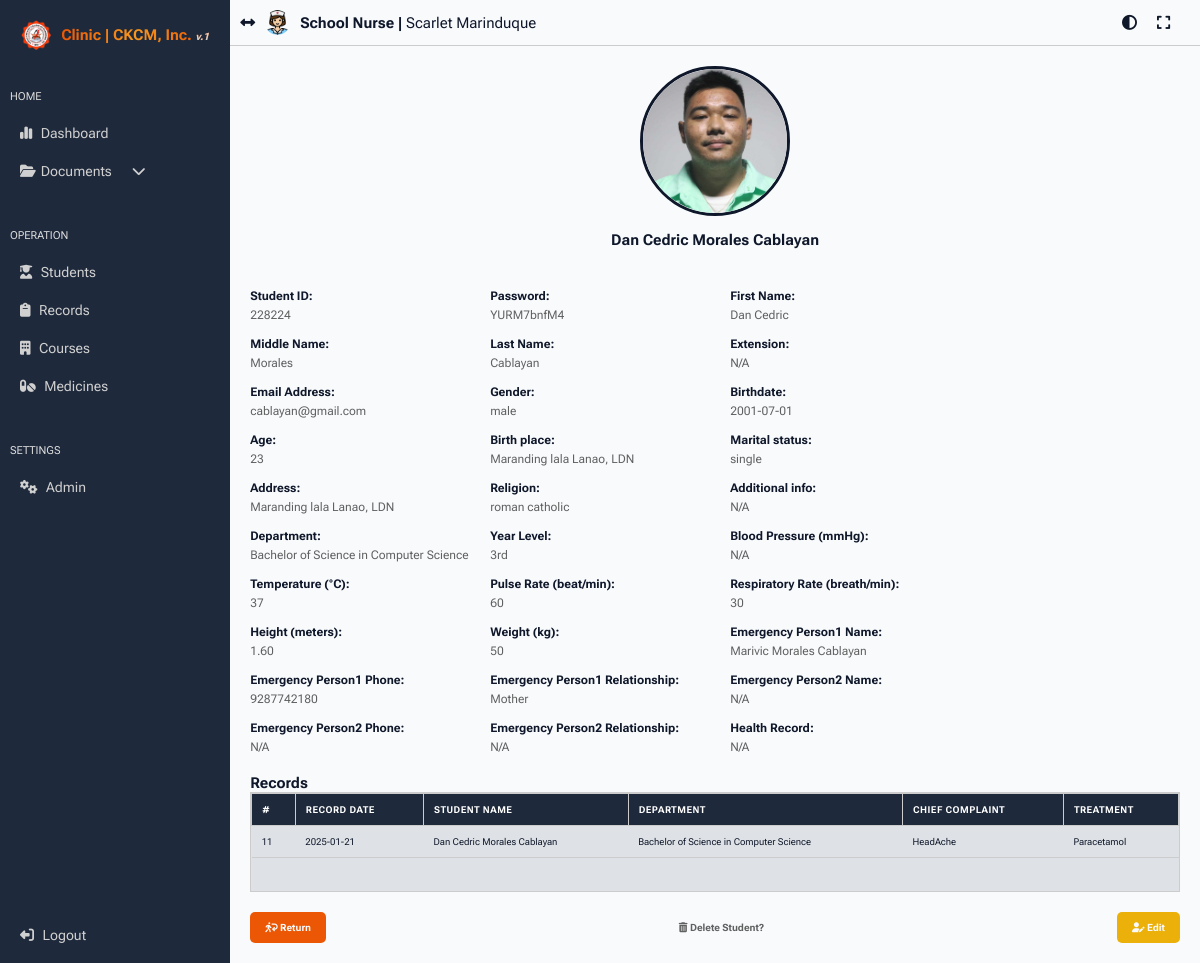
The page /admin/view_student.php?student_id=228224 (signed in) on the database as committed earlier.
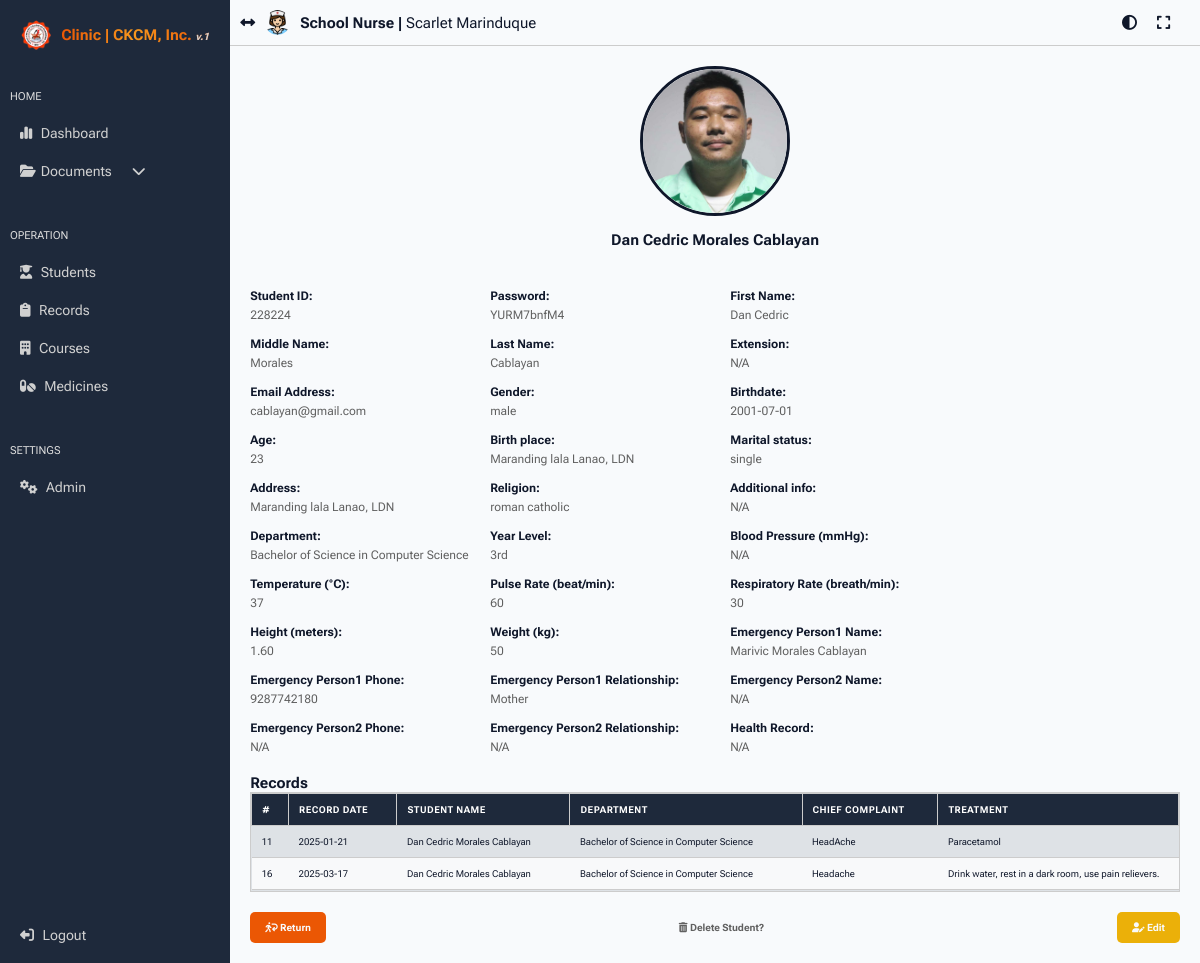
The same page on the database as committed later.
### tables this page shows
CREATE TABLE `student_tbl` (
  `user_id` int(11) NOT NULL,
  `student_id` bigint(255) NOT NULL,
  `password` text NOT NULL,
  `first_name` varchar(255) NOT NULL,
  `middle_name` varchar(255) NOT NULL,
  `last_name` varchar(255) NOT NULL,
  `extension` text NOT NULL,
  `email` text NOT NULL,
  `gender` varchar(50) NOT NULL,
  `birthdate` date NOT NULL,
  `age` int(255) NOT NULL,
  `birth_place` text NOT NULL,
  `marital_status` text NOT NULL,
  `address` text NOT NULL,
  `religion` text NOT NULL,
  `additional_info` text NOT NULL,
  `department` text NOT NULL,
  `year_level` text NOT NULL,
  `profile_picture` text NOT NULL,
  `blood_pressure` text NOT NULL,
  `temperature` text NOT NULL,
  `pulse_rate` text NOT NULL,
  `respiratory_rate` text NOT NULL,
  `height` text NOT NULL,
  `weight` text NOT NULL,
  `eperson1_name` text NOT NULL,
  `eperson1_phone` bigint(20) NOT NULL,
  `eperson1_relationship` text NOT NULL,
  `eperson2_name` text NOT NULL,
  `eperson2_phone` bigint(20) NOT NULL,
  `eperson2_relationship` text NOT NULL,
  `health_record` text NOT NULL,
  `datetime_recorded` datetime NOT NULL
);

CREATE TABLE `record_tbl` (
  `record_id` int(11) NOT NULL,
  `student_id` bigint(255) NOT NULL,
  `record_date` date NOT NULL,
  `record_time` time NOT NULL,
  `student_name` text NOT NULL,
  `student_department` text NOT NULL,
  `chief_complaint` text NOT NULL,
  `treatment` text NOT NULL,
  `medicine_taken` text NOT NULL
);

### admin/view_student.php (the view, shortened to what the changed rows need)
<?php
require '../config/db_connect.php';
$student_id = $_GET['student_id'];
$sql = "SELECT `user_id`, `student_id`, `password`, `first_name`, `middle_name`, `last_name`, `extension`,
               `email`, `gender`, `birthdate`, `age`, `birth_place`, `marital_status`, `address`,
               `religion`, `additional_info`, `department`, `year_level`, `profile_picture`,
               `blood_pressure`, `temperature`, `pulse_rate`, `respiratory_rate`, `height`,
               `weight`, `eperson1_name`, `eperson1_phone`, `eperson1_relationship`,
               `eperson2_name`, `eperson2_phone`, `eperson2_relationship`, `health_record`, `datetime_recorded`
        FROM `student_tbl`
        WHERE `student_id` = ?";
$stmt = $conn->prepare($sql);
$stmt->bind_param("s", $student_id);
$stmt->execute();
$result = $stmt->get_result();
$student = $result->fetch_assoc();
$full_name = $student['first_name'] . ' ' . $student['middle_name'] . ' ' . $student['last_name'] . ' ' . $student['extension'];
$profile_picture = $student['profile_picture'] ?: 'default_profile.png';
$record_sql = "SELECT `record_id`, `record_date`, `student_name`, `student_department`, `chief_complaint`, `treatment`
               FROM `record_tbl`
               WHERE `student_id` = ?";
$record_stmt = $conn->prepare($record_sql);
$record_stmt->bind_param("s", $student_id);
$record_stmt->execute();
$record_result = $record_stmt->get_result();
?>
<!DOCTYPE html>
<html lang="en">
<head>
    <link rel="stylesheet" href="../css/main.css?v=<?php echo time(); ?>">
</head>
<body>
    <?php include 'side_nav.php'; ?>
    <div class="main-content">
        <div class="details-container">
            <img src="../student_pic/<?php echo $profile_picture; ?>" alt="<?php echo $full_name; ?>">
            <h2><?php echo $full_name; ?></h2>
            <div class="info-container">
                <?php
                $exclude_keys = ['user_id', 'datetime_recorded', 'profile_picture'];
                $custom_labels = [
                    'student_id' => 'Student ID',
                    'first_name' => 'First Name',
                    'middle_name' => 'Middle Name',
                    'last_name' => 'Last Name',
                    'email' => 'Email Address',
                    'gender' => 'Gender',
                    'department' => 'Department',
                    'year_level' => 'Year Level',
                    'blood_pressure' => 'Blood Pressure (mmHg)',
                    'temperature' => 'Temperature (°C)',
                    'pulse_rate' => 'Pulse Rate (beat/min)',
                    'respiratory_rate' => 'Respiratory Rate (breath/min)',
                    'height' => 'Height (meters)',
                    'weight' => 'Weight (kg)',
                    'eperson1_name' => 'Emergency Person1 Name',
                    'eperson2_name' => 'Emergency Person2 Name',
                    'eperson1_phone' => 'Emergency Person1 Phone',
                    'eperson2_phone' => 'Emergency Person2 Phone',
                    'eperson1_relationship' => 'Emergency Person1 Relationship',
                    'eperson2_relationship' => 'Emergency Person2 Relationship',
                    'health_record' => 'Health Record',
                ];
                foreach ($student as $key => $value):
                    if (in_array($key, $exclude_keys)) {
                        continue;
                    }
                    $label = $custom_labels[$key] ?? ucfirst(str_replace("_", " ", $key));
                    $display_value = !empty($value) ? htmlspecialchars($value) : 'N/A';
                ?>
                    <div class="info">
                        <strong><?php echo htmlspecialchars($label); ?>:</strong>
                        <p><?php echo $display_value; ?></p>
                    </div>
                <?php endforeach; ?>
            </div>
            <div class="record-base-container">
                <h2>Records</h2>
                <div class="record-container">
                    <table>
                        <thead>
                            <tr>
                                <th>#</th>
                                <th>Record Date</th>
                                <th>Student Name</th>
                                <th>Department</th>
                                <th>Chief Complaint</th>
                                <th>Treatment</th>
                            </tr>
                        </thead>
                        <tbody>
                            <?php if ($record_result->num_rows > 0): ?>
                                <?php while ($record = $record_result->fetch_assoc()): ?>
                                    <tr>
                                        <td><?php echo htmlspecialchars($record['record_id']); ?></td>
                                        <td><?php echo htmlspecialchars($record['record_date']); ?></td>
                                        <td><?php echo htmlspecialchars($record['student_name']); ?></td>
                                        <td><?php echo htmlspecialchars($record['student_department']); ?></td>
                                        <td><?php echo htmlspecialchars($record['chief_complaint']); ?></td>
                                        <td><?php echo htmlspecialchars($record['treatment']); ?></td>
                                    </tr>
                                <?php endwhile; ?>
                            <?php else: ?>
                                <tr>
                                    <td colspan="6">No records found for this student.</td>
                                </tr>
                            <?php endif; ?>
                        </tbody>
                    </table>
                </div>
            </div>
            <div class="button-container">
                <a href="students.php" class="back-btn"><i class="fa-solid fa-person-walking-arrow-loop-left"></i> Return</a>
                <a href="javascript:void(0)" onclick="confirmDelete('<?php echo $student_id; ?>')" class="delete-btn" style="color:var(--text-color2)"><i class="fa-solid fa-trash-can"></i> Delete Student?</a>
                <a href="edit_student.php?student_id=<?php echo $student['student_id']; ?>" class="edit-btn"><i class="fa-solid fa-user-pen"></i> Edit</a>
            </div>
        </div>
    </div>
</body>
</html>

Rows that differ between the two databases and show on the page:
added record_tbl: record_id "16", record_date "2025-03-17", student_name "Dan Cedric Morales Cablayan", student_department "Bachelor of Science in Computer Science", chief_complaint "Headache", treatment "Drink water, rest in a dark room, use pain relievers."
